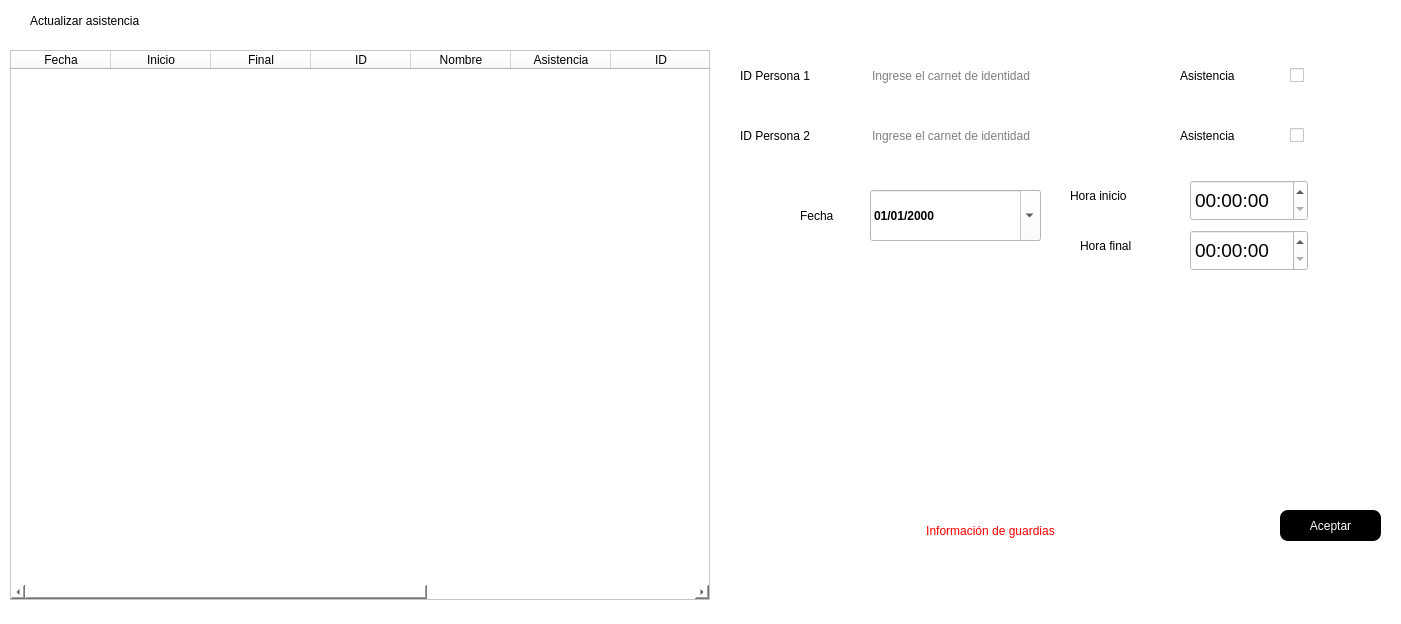
<?xml version="1.0" encoding="UTF-8"?>
<ui version="4.0">
 <class>update_guard_shift_assistance</class>
 <widget class="QDialog" name="update_guard_shift_assistance">
  <property name="windowModality">
   <enum>Qt::ApplicationModal</enum>
  </property>
  <property name="geometry">
   <rect>
    <x>0</x>
    <y>0</y>
    <width>1401</width>
    <height>624</height>
   </rect>
  </property>
  <property name="windowTitle">
   <string>Actualizar</string>
  </property>
  <property name="styleSheet">
   <string notr="true">background-color: rgb(255, 255, 255);</string>
  </property>
  <widget class="QTableWidget" name="tblGuardshift">
   <property name="geometry">
    <rect>
     <x>10</x>
     <y>50</y>
     <width>700</width>
     <height>550</height>
    </rect>
   </property>
   <property name="minimumSize">
    <size>
     <width>700</width>
     <height>550</height>
    </size>
   </property>
   <property name="maximumSize">
    <size>
     <width>700</width>
     <height>550</height>
    </size>
   </property>
   <property name="font">
    <font>
     <family>Segoe UI Black</family>
     <pointsize>9</pointsize>
     <bold>true</bold>
    </font>
   </property>
   <property name="styleSheet">
    <string notr="true">background-color: rgb(255, 255, 255);</string>
   </property>
   <column>
    <property name="text">
     <string>Fecha</string>
    </property>
   </column>
   <column>
    <property name="text">
     <string>Inicio</string>
    </property>
   </column>
   <column>
    <property name="text">
     <string>Final</string>
    </property>
   </column>
   <column>
    <property name="text">
     <string>ID</string>
    </property>
   </column>
   <column>
    <property name="text">
     <string>Nombre</string>
    </property>
   </column>
   <column>
    <property name="text">
     <string>Asistencia</string>
    </property>
   </column>
   <column>
    <property name="text">
     <string>ID</string>
    </property>
   </column>
   <column>
    <property name="text">
     <string>Nombre</string>
    </property>
   </column>
   <column>
    <property name="text">
     <string>Asistencia</string>
    </property>
   </column>
   <column>
    <property name="text">
     <string>Rol</string>
    </property>
   </column>
  </widget>
  <widget class="QLabel" name="label_3">
   <property name="geometry">
    <rect>
     <x>30</x>
     <y>0</y>
     <width>201</width>
     <height>41</height>
    </rect>
   </property>
   <property name="styleSheet">
    <string notr="true">font: 900 14pt &quot;Segoe UI Black&quot;;</string>
   </property>
   <property name="text">
    <string>Actualizar asistencia</string>
   </property>
  </widget>
  <widget class="QLabel" name="lblMensaje2">
   <property name="geometry">
    <rect>
     <x>720</x>
     <y>520</y>
     <width>541</width>
     <height>21</height>
    </rect>
   </property>
   <property name="styleSheet">
    <string notr="true">color: rgb(255, 0, 0);
font: 14pt &quot;Arial&quot;;</string>
   </property>
   <property name="text">
    <string>Información de guardias</string>
   </property>
   <property name="alignment">
    <set>Qt::AlignCenter</set>
   </property>
  </widget>
  <widget class="QLabel" name="label_4">
   <property name="geometry">
    <rect>
     <x>740</x>
     <y>60</y>
     <width>121</width>
     <height>31</height>
    </rect>
   </property>
   <property name="styleSheet">
    <string notr="true">font: 900 14pt &quot;Segoe UI Black&quot;;</string>
   </property>
   <property name="text">
    <string>ID Persona 1</string>
   </property>
  </widget>
  <widget class="QLabel" name="label_5">
   <property name="geometry">
    <rect>
     <x>740</x>
     <y>120</y>
     <width>121</width>
     <height>31</height>
    </rect>
   </property>
   <property name="styleSheet">
    <string notr="true">font: 900 14pt &quot;Segoe UI Black&quot;;</string>
   </property>
   <property name="text">
    <string>ID Persona 2</string>
   </property>
  </widget>
  <widget class="QLineEdit" name="txtID">
   <property name="geometry">
    <rect>
     <x>870</x>
     <y>60</y>
     <width>261</width>
     <height>31</height>
    </rect>
   </property>
   <property name="styleSheet">
    <string notr="true">font: 14pt &quot;Arial&quot;;
border-radius:8px</string>
   </property>
   <property name="placeholderText">
    <string>Ingrese el carnet de identidad</string>
   </property>
  </widget>
  <widget class="QLineEdit" name="txtID_2">
   <property name="geometry">
    <rect>
     <x>870</x>
     <y>120</y>
     <width>261</width>
     <height>31</height>
    </rect>
   </property>
   <property name="styleSheet">
    <string notr="true">font: 14pt &quot;Arial&quot;;
border-radius:8px</string>
   </property>
   <property name="placeholderText">
    <string>Ingrese el carnet de identidad</string>
   </property>
  </widget>
  <widget class="QLabel" name="label_6">
   <property name="geometry">
    <rect>
     <x>1180</x>
     <y>60</y>
     <width>101</width>
     <height>31</height>
    </rect>
   </property>
   <property name="styleSheet">
    <string notr="true">font: 900 14pt &quot;Segoe UI Black&quot;;</string>
   </property>
   <property name="text">
    <string>Asistencia</string>
   </property>
  </widget>
  <widget class="QCheckBox" name="checkBox">
   <property name="geometry">
    <rect>
     <x>1290</x>
     <y>60</y>
     <width>20</width>
     <height>31</height>
    </rect>
   </property>
   <property name="font">
    <font>
     <family>Segoe UI Black</family>
     <pointsize>14</pointsize>
     <bold>true</bold>
    </font>
   </property>
   <property name="text">
    <string/>
   </property>
  </widget>
  <widget class="QLabel" name="label_7">
   <property name="geometry">
    <rect>
     <x>1180</x>
     <y>120</y>
     <width>101</width>
     <height>31</height>
    </rect>
   </property>
   <property name="styleSheet">
    <string notr="true">font: 900 14pt &quot;Segoe UI Black&quot;;</string>
   </property>
   <property name="text">
    <string>Asistencia</string>
   </property>
  </widget>
  <widget class="QCheckBox" name="checkBox_2">
   <property name="geometry">
    <rect>
     <x>1290</x>
     <y>120</y>
     <width>20</width>
     <height>31</height>
    </rect>
   </property>
   <property name="font">
    <font>
     <family>Segoe UI Black</family>
     <pointsize>14</pointsize>
     <bold>true</bold>
    </font>
   </property>
   <property name="text">
    <string/>
   </property>
  </widget>
  <widget class="QLabel" name="label_8">
   <property name="geometry">
    <rect>
     <x>800</x>
     <y>200</y>
     <width>61</width>
     <height>31</height>
    </rect>
   </property>
   <property name="styleSheet">
    <string notr="true">font: 900 14pt &quot;Segoe UI Black&quot;;</string>
   </property>
   <property name="text">
    <string>Fecha</string>
   </property>
  </widget>
  <widget class="QDateEdit" name="dateEdit1">
   <property name="geometry">
    <rect>
     <x>870</x>
     <y>190</y>
     <width>171</width>
     <height>51</height>
    </rect>
   </property>
   <property name="font">
    <font>
     <family>Segoe UI</family>
     <pointsize>9</pointsize>
     <italic>false</italic>
     <bold>true</bold>
    </font>
   </property>
   <property name="styleSheet">
    <string notr="true">background-color: rgb(255, 255, 255);
color: rgb(0, 0, 0);
color: rgb(0, 0, 0);
font: 700 9pt &quot;Segoe UI&quot;;</string>
   </property>
   <property name="displayFormat">
    <string>dd/MM/yyyy</string>
   </property>
   <property name="calendarPopup">
    <bool>true</bool>
   </property>
  </widget>
  <widget class="QLabel" name="label_9">
   <property name="geometry">
    <rect>
     <x>1070</x>
     <y>180</y>
     <width>111</width>
     <height>31</height>
    </rect>
   </property>
   <property name="styleSheet">
    <string notr="true">font: 900 14pt &quot;Segoe UI Black&quot;;</string>
   </property>
   <property name="text">
    <string>Hora inicio</string>
   </property>
  </widget>
  <widget class="QLabel" name="label_10">
   <property name="geometry">
    <rect>
     <x>1080</x>
     <y>230</y>
     <width>101</width>
     <height>31</height>
    </rect>
   </property>
   <property name="styleSheet">
    <string notr="true">font: 900 14pt &quot;Segoe UI Black&quot;;</string>
   </property>
   <property name="text">
    <string>Hora final</string>
   </property>
  </widget>
  <widget class="QTimeEdit" name="timeEdit1">
   <property name="geometry">
    <rect>
     <x>1190</x>
     <y>180</y>
     <width>118</width>
     <height>41</height>
    </rect>
   </property>
   <property name="font">
    <font>
     <family>Arial</family>
     <pointsize>14</pointsize>
    </font>
   </property>
  </widget>
  <widget class="QTimeEdit" name="timeEdit2">
   <property name="geometry">
    <rect>
     <x>1190</x>
     <y>230</y>
     <width>118</width>
     <height>41</height>
    </rect>
   </property>
   <property name="font">
    <font>
     <family>Arial</family>
     <pointsize>14</pointsize>
    </font>
   </property>
  </widget>
  <widget class="QPushButton" name="btnAceptar">
   <property name="geometry">
    <rect>
     <x>1280</x>
     <y>510</y>
     <width>101</width>
     <height>31</height>
    </rect>
   </property>
   <property name="cursor">
    <cursorShape>OpenHandCursor</cursorShape>
   </property>
   <property name="styleSheet">
    <string notr="true">font: 14pt &quot;Arial&quot;;
background-color: rgb(0, 0, 0);
color: rgb(255, 255, 255);


border-radius:8px</string>
   </property>
   <property name="text">
    <string>Aceptar</string>
   </property>
  </widget>
 </widget>
 <resources/>
 <connections/>
</ui>
